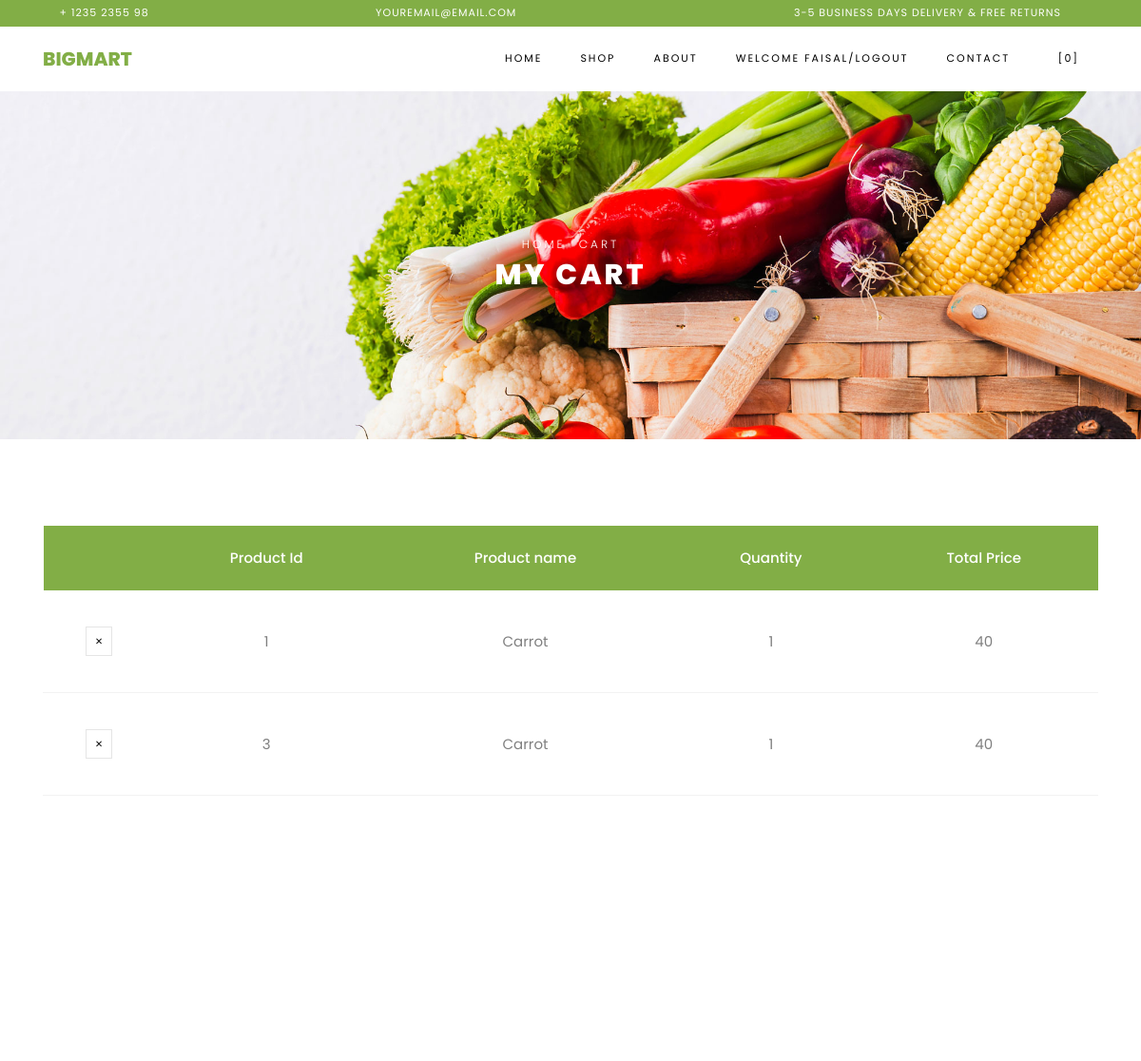
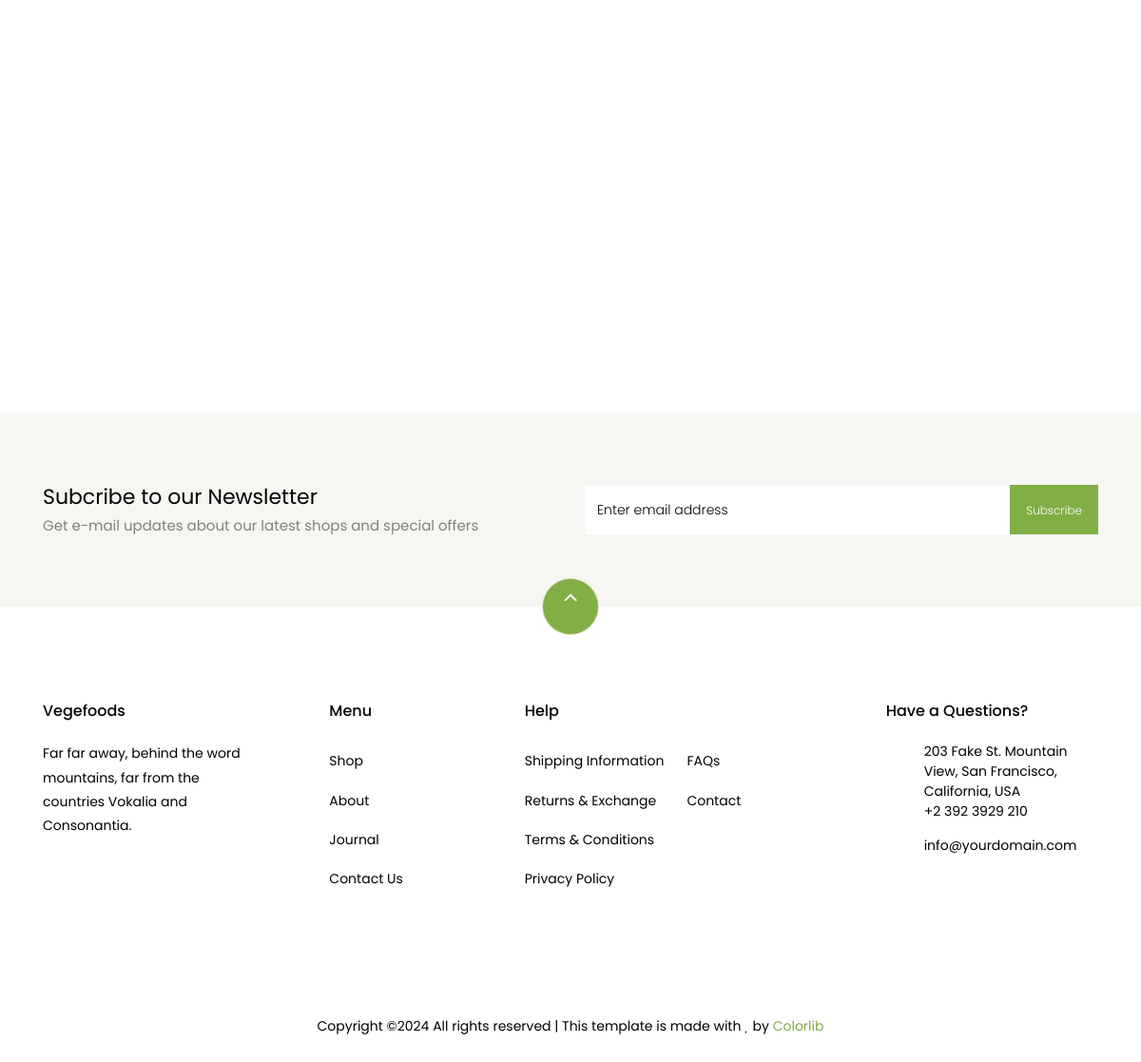
The page /cart_page/ (signed in) on the database its author committed (2 pictures, top to bottom).
### Webapp/models.py (models this page shows)
class cart_db(models.Model):
    Username = models.CharField(max_length=100,null=True,blank=True)
    Product_Name = models.CharField(max_length=100,null=True,blank=True)
    Total_Price =  models.IntegerField(null=True,blank=True)
    Quantity =  models.IntegerField(null=True,blank=True)

### Webapp/views.py (the view)
# urls.py: path('cart_page/',views.cart_page,name="cart_page"),
def cart_page(request):
    data = cart_db.objects.filter(Username=request.session['Username'])
    total=0
    final=0
    for i in data:
        total=total+i.Total_Price
    if total>500:
        delivery_charge=0
    else:
        delivery_charge=50
    final=total+delivery_charge
    return render(request,'cart.html',{'data':data,'total':total,'final':final,'delivery_charge':delivery_charge})

### Webapp/templates/cart.html (shortened to what this page needs)
<!DOCTYPE html>
{% load static %}
<html lang="en">
   <head>
    <link rel="stylesheet" href="{% static 'newfolder/css/open-iconic-bootstrap.min.css' %}">
    <link rel="stylesheet" href="{% static 'newfolder/css/animate.css' %}">
    <link rel="stylesheet" href="{% static 'newfolder/css/owl.carousel.min.css' %}">
    <link rel="stylesheet" href="{% static 'newfolder/css/owl.theme.default.min.css' %}">
    <link rel="stylesheet" href="{% static 'newfolder/css/magnific-popup.css' %}">
    <link rel="stylesheet" href="{% static 'newfolder/css/aos.css' %}">
    <link rel="stylesheet" href="{% static 'newfolder/css/ionicons.min.css' %}">
    <link rel="stylesheet" href="{% static 'newfolder/css/bootstrap-datepicker.css' %}">
    <link rel="stylesheet" href="{% static 'newfolder/css/jquery.timepicker.css' %}">
    <link rel="stylesheet" href="{% static 'newfolder/css/flaticon.css' %}">
    <link rel="stylesheet" href="{% static 'newfolder/css/icomoon.css' %}">
    <link rel="stylesheet" href="{% static 'newfolder/css/style.css' %}">
  </head>
  <body class="goto-here">
		<div class="py-1 bg-primary">
    	<div class="container">
    		<div class="row no-gutters d-flex align-items-start align-items-center px-md-0">
	    		<div class="col-lg-12 d-block">
		    		<div class="row d-flex">
		    			<div class="col-md pr-4 d-flex topper align-items-center">
					    	<div class="icon mr-2 d-flex justify-content-center align-items-center"><span class="icon-phone2"></span></div>
						    <span class="text">+ 1235 2355 98</span>
					    </div>
					    <div class="col-md pr-4 d-flex topper align-items-center">
					    	<div class="icon mr-2 d-flex justify-content-center align-items-center"><span class="icon-paper-plane"></span></div>
						    <span class="text">youremail@email.com</span>
					    </div>
					    <div class="col-md-5 pr-4 d-flex topper align-items-center text-lg-right">
						    <span class="text">3-5 Business days delivery &amp; Free Returns</span>
					    </div>
				    </div>
			    </div>
		    </div>
		  </div>
    </div>
        <nav class="navbar navbar-expand-lg navbar-dark ftco_navbar bg-dark ftco-navbar-light" id="ftco-navbar">
	    <div class="container">
	      <a class="navbar-brand" href="{% url 'Home' %}">Bigmart</a>
	      <div class="collapse navbar-collapse" id="ftco-nav">
	        <ul class="navbar-nav ml-auto">
	          <li class="nav-item active"><a href="{% url 'Home' %}" class="nav-link">Home</a></li>
                <li class="nav-item active"><a href="{% url 'Shop' %}" class="nav-link">Shop</a></li>
	          <li class="nav-item"><a href="{% url 'About' %}" class="nav-link">About</a></li>
                {% if request.session.Username %}
                <li class="nav-item"><a href="{% url 'user_logout' %}" class="nav-link">Welcome  {{request.session.Username}}/Logout</a></li>
                {% else %}
	          <li class="nav-item"><a href="{% url 'registration' %}" class="nav-link">Register/Login</a></li>
                {% endif %}
	          <li class="nav-item"><a href="{% url 'Contact' %}" class="nav-link">Contact</a></li>
	          <li class="nav-item cta cta-colored"><a href="{% url 'cart_page' %}" class="nav-link"><span class="icon-shopping_cart"></span>[0]</a></li>
	        </ul>
	      </div>
	    </div>
	  </nav>
    <div class="hero-wrap hero-bread" style="background-image: url({% static 'newfolder/images/bg_1.jpg' %});">
      <div class="container">
        <div class="row no-gutters slider-text align-items-center justify-content-center">
          <div class="col-md-9 ftco-animate text-center">
          	<p class="breadcrumbs"><span class="mr-2"><a href="index.html">Home</a></span> <span>Cart</span></p>
            <h1 class="mb-0 bread">My Cart</h1>
          </div>
        </div>
      </div>
    </div>
    <section class="ftco-section ftco-cart">
			<div class="container">
				<div class="row">
    			<div class="col-md-12 ftco-animate">
    				<div class="cart-list">
	    				<table class="table">
						    <thead class="thead-primary">
						      <tr class="text-center">
								<th></th>
						        <th>Product Id</th>
						        <th>Product name</th>
						        <th>Quantity</th>
						        <th>Total Price</th>
						      </tr>
						    </thead>
						    <tbody>
							{% for i in data %}
						      <tr class="text-center">
						        <td class="product-remove"><a href="{% url 'delete_item'  p_id=i.id %}"><span class="ion-ios-close"></span></a></td>
								<td>{{i.id}}</td>
								<td>{{i.Product_Name}}</td>
								<td>{{i.Quantity}}</td>
								<td>{{i.Total_Price}}</td>
						      </tr>
							{% endfor %}
						    </tbody>
						  </table>
					  </div>
    			</div>
    		</div>
    		<div class="row justify-content-end">
    		</div>
			</div>
		</section>
		<section class="ftco-section ftco-no-pt ftco-no-pb py-5 bg-light">
      <div class="container py-4">
        <div class="row d-flex justify-content-center py-5">
          <div class="col-md-6">
          	<h2 style="font-size: 22px;" class="mb-0">Subcribe to our Newsletter</h2>
          	<span>Get e-mail updates about our latest shops and special offers</span>
          </div>
          <div class="col-md-6 d-flex align-items-center">
            <form action="#" class="subscribe-form">
              <div class="form-group d-flex">
                <input type="text" class="form-control" placeholder="Enter email address">
                <input type="submit" value="Subscribe" class="submit px-3">
              </div>
            </form>
          </div>
        </div>
      </div>
    </section>
    <footer class="ftco-footer ftco-section">
      <div class="container">
      	<div class="row">
      		<div class="mouse">
						<a href="#" class="mouse-icon">
							<div class="mouse-wheel"><span class="ion-ios-arrow-up"></span></div>
						</a>
					</div>
      	</div>
        <div class="row mb-5">
          <div class="col-md">
            <div class="ftco-footer-widget mb-4">
              <h2 class="ftco-heading-2">Vegefoods</h2>
              <p>Far far away, behind the word mountains, far from the countries Vokalia and Consonantia.</p>
              <ul class="ftco-footer-social list-unstyled float-md-left float-lft mt-5">
              </ul>
            </div>
          </div>
          <div class="col-md">
            <div class="ftco-footer-widget mb-4 ml-md-5">
              <h2 class="ftco-heading-2">Menu</h2>
              <ul class="list-unstyled">
                <li><a href="#" class="py-2 d-block">Shop</a></li>
                <li><a href="#" class="py-2 d-block">About</a></li>
                <li><a href="#" class="py-2 d-block">Journal</a></li>
                <li><a href="#" class="py-2 d-block">Contact Us</a></li>
              </ul>
            </div>
          </div>
          <div class="col-md-4">
             <div class="ftco-footer-widget mb-4">
              <h2 class="ftco-heading-2">Help</h2>
              <div class="d-flex">
	              <ul class="list-unstyled mr-l-5 pr-l-3 mr-4">
	                <li><a href="#" class="py-2 d-block">Shipping Information</a></li>
	                <li><a href="#" class="py-2 d-block">Returns &amp; Exchange</a></li>
	                <li><a href="#" class="py-2 d-block">Terms &amp; Conditions</a></li>
	                <li><a href="#" class="py-2 d-block">Privacy Policy</a></li>
	              </ul>
	              <ul class="list-unstyled">
	                <li><a href="#" class="py-2 d-block">FAQs</a></li>
	                <li><a href="#" class="py-2 d-block">Contact</a></li>
	              </ul>
	            </div>
            </div>
          </div>
          <div class="col-md">
            <div class="ftco-footer-widget mb-4">
            	<h2 class="ftco-heading-2">Have a Questions?</h2>
            	<div class="block-23 mb-3">
	              <ul>
	                <li><span class="icon icon-map-marker"></span><span class="text">203 Fake St. Mountain View, San Francisco, California, USA</span></li>
	                <li><a href="#"><span class="icon icon-phone"></span><span class="text">+2 392 3929 210</span></a></li>
	                <li><a href="#"><span class="icon icon-envelope"></span><span class="text">info@yourdomain.com</span></a></li>
	              </ul>
	            </div>
            </div>
          </div>
        </div>
        <div class="row">
          <div class="col-md-12 text-center">
            <p>
						  Copyright &copy;<script>document.write(new Date().getFullYear());</script> All rights reserved | This template is made with <i class="icon-heart color-danger" aria-hidden="true"></i> by <a href="https://colorlib.com" target="_blank">Colorlib</a>
						</p>
          </div>
        </div>
      </div>
    </footer>
  </body>
</html>

### Webapp/static/newfolder/css/icomoon.css (style rules this page uses)
[class^="icon-"], [class*=" icon-"] { font-family: 'icomoon' !important; speak: none; font-style: normal; font-weight: normal; font-variant: normal; text-transform: none; line-height: 1; -webkit-font-smoothing: antialiased; -moz-osx-font-smoothing: grayscale; }
.icon-heart:before { content: "\f004"; }
.icon-map-marker:before { content: "\f041"; }
.icon-phone:before { content: "\f095"; }
.icon-envelope:before { content: "\f0e0"; }
.icon-paper-plane:before { content: "\f1d8"; }
.icon-phone2:before { content: "\e0cd"; }
.icon-shopping_cart:before { content: "\e8cc"; }

### rows shown on the page
cart_db: id "1", Product_Name "Carrot", Quantity "1", Total_Price "40"
cart_db: id "3", Product_Name "Carrot", Quantity "1", Total_Price "40"

### other values the page prints
{{ request.session.Username }} "FAISAL"
